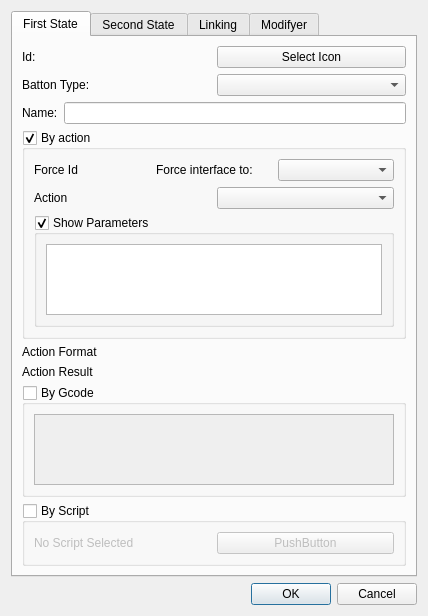
<?xml version="1.0" encoding="UTF-8"?>
<ui version="4.0">
 <class>Dialog_VBDD</class>
 <widget class="QDialog" name="Dialog_VBDD">
  <property name="geometry">
   <rect>
    <x>0</x>
    <y>0</y>
    <width>428</width>
    <height>586</height>
   </rect>
  </property>
  <property name="windowTitle">
   <string>Variable Button Data Dialog</string>
  </property>
  <layout class="QVBoxLayout" name="verticalLayout">
   <item>
    <widget class="QTabWidget" name="tabWidget_VBDF">
     <property name="currentIndex">
      <number>0</number>
     </property>
     <widget class="QWidget" name="tabWidget_VBDFPage1" native="true">
      <attribute name="title">
       <string>First State</string>
      </attribute>
      <layout class="QVBoxLayout" name="verticalLayout_6">
       <item>
        <layout class="QHBoxLayout" name="horizontalLayout_4">
         <item>
          <widget class="QLabel" name="label_VBDD_id">
           <property name="text">
            <string>Id:</string>
           </property>
          </widget>
         </item>
         <item>
          <widget class="QPushButton" name="pushButton_VBDD_Icon">
           <property name="text">
            <string>Select Icon</string>
           </property>
           <property name="icon">
            <iconset>
             <normaloff>img/Actions-arrow-up-icon.png</normaloff>img/Actions-arrow-up-icon.png</iconset>
           </property>
          </widget>
         </item>
        </layout>
       </item>
       <item>
        <layout class="QHBoxLayout" name="horizontalLayout_7">
         <item>
          <widget class="QLabel" name="label_VBDD_batton_type">
           <property name="text">
            <string>Batton Type:</string>
           </property>
          </widget>
         </item>
         <item>
          <widget class="QComboBox" name="comboBox_VBDD_batton_type"/>
         </item>
        </layout>
       </item>
       <item>
        <layout class="QHBoxLayout" name="horizontalLayout">
         <item>
          <widget class="QLabel" name="label_VBDD_Name">
           <property name="text">
            <string>Name:</string>
           </property>
          </widget>
         </item>
         <item>
          <widget class="QLineEdit" name="lineEdit_VBDD_Name"/>
         </item>
        </layout>
       </item>
       <item>
        <widget class="QGroupBox" name="groupBox_VBDD_byaction">
         <property name="title">
          <string>By action</string>
         </property>
         <property name="checkable">
          <bool>true</bool>
         </property>
         <layout class="QGridLayout" name="gridLayout_2">
          <item row="0" column="0">
           <layout class="QHBoxLayout" name="horizontalLayout_3">
            <item>
             <widget class="QLabel" name="label_VBDD_CHid">
              <property name="text">
               <string>Force Id</string>
              </property>
             </widget>
            </item>
            <item>
             <widget class="QLabel" name="label_VBDD_Force_id">
              <property name="text">
               <string>Force interface to:</string>
              </property>
             </widget>
            </item>
            <item>
             <widget class="QComboBox" name="comboBox_VBDD_CHid"/>
            </item>
           </layout>
          </item>
          <item row="3" column="0">
           <layout class="QHBoxLayout" name="horizontalLayout_2">
            <item>
             <widget class="QLabel" name="label_VBDD_action">
              <property name="text">
               <string>Action</string>
              </property>
             </widget>
            </item>
            <item>
             <widget class="QComboBox" name="comboBox_VBDD_action"/>
            </item>
           </layout>
          </item>
          <item row="4" column="0" rowspan="2">
           <widget class="QGroupBox" name="groupBox_VBDD_Parameters">
            <property name="title">
             <string>Show Parameters</string>
            </property>
            <property name="checkable">
             <bool>true</bool>
            </property>
            <layout class="QVBoxLayout" name="verticalLayout_4">
             <item>
              <widget class="QTableWidget" name="tableWidget_VBDD_parameters"/>
             </item>
            </layout>
           </widget>
          </item>
         </layout>
        </widget>
       </item>
       <item>
        <layout class="QVBoxLayout" name="verticalLayout_2">
         <item>
          <widget class="QLabel" name="label_VBDD_Format">
           <property name="text">
            <string>Action Format</string>
           </property>
          </widget>
         </item>
         <item>
          <widget class="QLabel" name="label_VBDD_Result">
           <property name="text">
            <string>Action Result</string>
           </property>
          </widget>
         </item>
        </layout>
       </item>
       <item>
        <widget class="QGroupBox" name="groupBox_VBDD_byGcode">
         <property name="toolTip">
          <string>To send Gcode no action has to be selected.</string>
         </property>
         <property name="title">
          <string>By Gcode</string>
         </property>
         <property name="checkable">
          <bool>true</bool>
         </property>
         <property name="checked">
          <bool>false</bool>
         </property>
         <layout class="QVBoxLayout" name="verticalLayout_3">
          <item>
           <widget class="QPlainTextEdit" name="plainTextEdit_VBDD_Gcode"/>
          </item>
         </layout>
        </widget>
       </item>
       <item>
        <widget class="QGroupBox" name="groupBox_VBDD_byScript">
         <property name="toolTip">
          <string>To send script no action and no Gcode must be present.</string>
         </property>
         <property name="title">
          <string>By Script</string>
         </property>
         <property name="checkable">
          <bool>true</bool>
         </property>
         <property name="checked">
          <bool>false</bool>
         </property>
         <layout class="QHBoxLayout" name="horizontalLayout_5">
          <item>
           <widget class="QLabel" name="label_VBDD_Script">
            <property name="text">
             <string>No Script Selected</string>
            </property>
           </widget>
          </item>
          <item>
           <widget class="QPushButton" name="pushButton_VBDD_Script">
            <property name="text">
             <string>PushButton</string>
            </property>
            <property name="icon">
             <iconset>
              <normaloff>img/Document-icon.png</normaloff>img/Document-icon.png</iconset>
            </property>
           </widget>
          </item>
         </layout>
        </widget>
       </item>
      </layout>
     </widget>
     <widget class="QWidget" name="tabWidget_VBDFPage2">
      <attribute name="title">
       <string>Second State</string>
      </attribute>
      <layout class="QVBoxLayout" name="verticalLayout_9">
       <item>
        <layout class="QHBoxLayout" name="horizontalLayout_8">
         <item>
          <widget class="QLabel" name="label_VBDD_id_2">
           <property name="text">
            <string>Id:</string>
           </property>
          </widget>
         </item>
         <item>
          <widget class="QPushButton" name="pushButton_VBDD_Icon_2">
           <property name="text">
            <string>Select Icon</string>
           </property>
           <property name="icon">
            <iconset>
             <normaloff>img/Actions-arrow-up-icon.png</normaloff>img/Actions-arrow-up-icon.png</iconset>
           </property>
          </widget>
         </item>
        </layout>
       </item>
       <item>
        <layout class="QHBoxLayout" name="horizontalLayout_11">
         <item>
          <widget class="QLabel" name="label_VBDD_batton_type_2">
           <property name="text">
            <string>Batton Type:</string>
           </property>
          </widget>
         </item>
         <item>
          <widget class="QComboBox" name="comboBox_VBDD_batton_type_2"/>
         </item>
        </layout>
       </item>
       <item>
        <widget class="QGroupBox" name="groupBox_VBDD_byaction_2">
         <property name="title">
          <string>By action</string>
         </property>
         <property name="checkable">
          <bool>true</bool>
         </property>
         <layout class="QGridLayout" name="gridLayout_3">
          <item row="0" column="0">
           <layout class="QHBoxLayout" name="horizontalLayout_9">
            <item>
             <widget class="QLabel" name="label_VBDD_CHid_2">
              <property name="text">
               <string>Force Id</string>
              </property>
             </widget>
            </item>
            <item>
             <widget class="QLabel" name="label_VBDD_Force_id_2">
              <property name="text">
               <string>Force interface to:</string>
              </property>
             </widget>
            </item>
            <item>
             <widget class="QComboBox" name="comboBox_VBDD_CHid_2"/>
            </item>
           </layout>
          </item>
          <item row="3" column="0">
           <layout class="QHBoxLayout" name="horizontalLayout_10">
            <item>
             <widget class="QLabel" name="label_VBDD_action_2">
              <property name="text">
               <string>Action</string>
              </property>
             </widget>
            </item>
            <item>
             <widget class="QComboBox" name="comboBox_VBDD_action_2"/>
            </item>
           </layout>
          </item>
          <item row="4" column="0" rowspan="2">
           <widget class="QGroupBox" name="groupBox_VBDD_Parameters_2">
            <property name="title">
             <string>Show Parameters</string>
            </property>
            <property name="checkable">
             <bool>true</bool>
            </property>
            <layout class="QVBoxLayout" name="verticalLayout_5">
             <item>
              <widget class="QTableWidget" name="tableWidget_VBDD_parameters_2"/>
             </item>
            </layout>
           </widget>
          </item>
         </layout>
        </widget>
       </item>
       <item>
        <layout class="QVBoxLayout" name="verticalLayout_7">
         <item>
          <widget class="QLabel" name="label_VBDD_Format_2">
           <property name="text">
            <string>Action Format</string>
           </property>
          </widget>
         </item>
         <item>
          <widget class="QLabel" name="label_VBDD_Result_2">
           <property name="text">
            <string>Action Result</string>
           </property>
          </widget>
         </item>
        </layout>
       </item>
       <item>
        <widget class="QGroupBox" name="groupBox_VBDD_byGcode_2">
         <property name="toolTip">
          <string>To send Gcode no action has to be selected.</string>
         </property>
         <property name="title">
          <string>By Gcode</string>
         </property>
         <property name="checkable">
          <bool>true</bool>
         </property>
         <property name="checked">
          <bool>false</bool>
         </property>
         <layout class="QVBoxLayout" name="verticalLayout_8">
          <item>
           <widget class="QPlainTextEdit" name="plainTextEdit_VBDD_Gcode_2"/>
          </item>
         </layout>
        </widget>
       </item>
       <item>
        <widget class="QGroupBox" name="groupBox_VBDD_byScript_2">
         <property name="toolTip">
          <string>To send script no action and no Gcode must be present.</string>
         </property>
         <property name="title">
          <string>By Script</string>
         </property>
         <property name="checkable">
          <bool>true</bool>
         </property>
         <property name="checked">
          <bool>false</bool>
         </property>
         <layout class="QHBoxLayout" name="horizontalLayout_6">
          <item>
           <widget class="QLabel" name="label_VBDD_Script_2">
            <property name="text">
             <string>No Script Selected</string>
            </property>
           </widget>
          </item>
          <item>
           <widget class="QPushButton" name="pushButton_VBDD_Script_2">
            <property name="text">
             <string>PushButton</string>
            </property>
            <property name="icon">
             <iconset>
              <normaloff>img/Document-icon.png</normaloff>img/Document-icon.png</iconset>
            </property>
           </widget>
          </item>
         </layout>
        </widget>
       </item>
      </layout>
     </widget>
     <widget class="QWidget" name="tabWidget_VBDFPage3">
      <attribute name="title">
       <string>Linking</string>
      </attribute>
      <layout class="QHBoxLayout" name="horizontalLayout_12">
       <item>
        <widget class="QGroupBox" name="groupBox_VBDD_Linkfrom">
         <property name="title">
          <string>Link From</string>
         </property>
         <layout class="QGridLayout" name="gridLayout">
          <item row="0" column="0">
           <widget class="QListWidget" name="listWidget"/>
          </item>
         </layout>
        </widget>
       </item>
       <item>
        <widget class="QGroupBox" name="groupBox_VBDD_Linkto">
         <property name="title">
          <string>Link To</string>
         </property>
         <layout class="QGridLayout" name="gridLayout_4">
          <item row="0" column="0">
           <widget class="QListWidget" name="listWidget_2"/>
          </item>
         </layout>
        </widget>
       </item>
      </layout>
     </widget>
     <widget class="QWidget" name="tabWidget_VBDFPage4">
      <attribute name="title">
       <string>Modifyer</string>
      </attribute>
      <layout class="QVBoxLayout" name="verticalLayout_10">
       <item>
        <widget class="QGroupBox" name="groupBox">
         <property name="title">
          <string>GroupBox</string>
         </property>
         <layout class="QVBoxLayout" name="verticalLayout_11">
          <item>
           <widget class="QGroupBox" name="groupBox_2">
            <property name="title">
             <string>GroupBox</string>
            </property>
            <layout class="QGridLayout" name="gridLayout_5">
             <item row="0" column="0">
              <widget class="QDial" name="dial"/>
             </item>
             <item row="2" column="0">
              <widget class="QScrollBar" name="horizontalScrollBar">
               <property name="orientation">
                <enum>Qt::Horizontal</enum>
               </property>
              </widget>
             </item>
             <item row="1" column="0">
              <widget class="QSlider" name="horizontalSlider">
               <property name="orientation">
                <enum>Qt::Horizontal</enum>
               </property>
              </widget>
             </item>
             <item row="0" column="1">
              <widget class="QSlider" name="verticalSlider">
               <property name="orientation">
                <enum>Qt::Vertical</enum>
               </property>
              </widget>
             </item>
             <item row="0" column="2">
              <widget class="QScrollBar" name="verticalScrollBar">
               <property name="orientation">
                <enum>Qt::Vertical</enum>
               </property>
              </widget>
             </item>
             <item row="3" column="0">
              <widget class="QLabel" name="label">
               <property name="text">
                <string>TextLabel</string>
               </property>
              </widget>
             </item>
            </layout>
           </widget>
          </item>
          <item>
           <widget class="QCheckBox" name="checkBox">
            <property name="text">
             <string>CheckBox</string>
            </property>
           </widget>
          </item>
          <item>
           <widget class="QTableView" name="tableView"/>
          </item>
         </layout>
        </widget>
       </item>
      </layout>
     </widget>
    </widget>
   </item>
   <item>
    <widget class="QDialogButtonBox" name="buttonBox">
     <property name="orientation">
      <enum>Qt::Horizontal</enum>
     </property>
     <property name="standardButtons">
      <set>QDialogButtonBox::Cancel|QDialogButtonBox::Ok</set>
     </property>
    </widget>
   </item>
  </layout>
 </widget>
 <resources/>
 <connections>
  <connection>
   <sender>buttonBox</sender>
   <signal>accepted()</signal>
   <receiver>Dialog_VBDD</receiver>
   <slot>accept()</slot>
   <hints>
    <hint type="sourcelabel">
     <x>248</x>
     <y>254</y>
    </hint>
    <hint type="destinationlabel">
     <x>157</x>
     <y>274</y>
    </hint>
   </hints>
  </connection>
  <connection>
   <sender>buttonBox</sender>
   <signal>rejected()</signal>
   <receiver>Dialog_VBDD</receiver>
   <slot>reject()</slot>
   <hints>
    <hint type="sourcelabel">
     <x>316</x>
     <y>260</y>
    </hint>
    <hint type="destinationlabel">
     <x>286</x>
     <y>274</y>
    </hint>
   </hints>
  </connection>
 </connections>
</ui>
